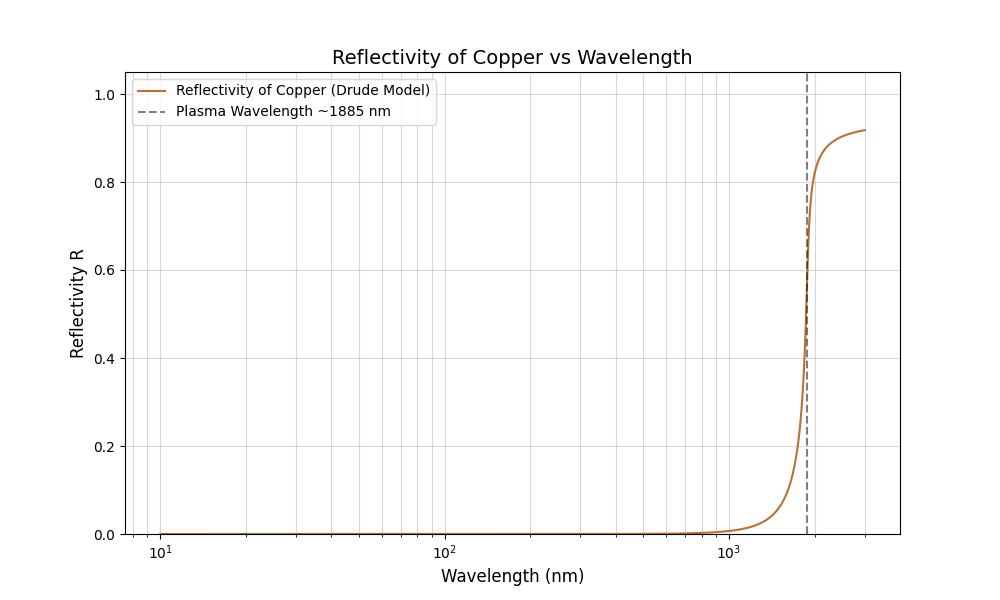

Source code (Python):
import numpy as np
import matplotlib.pyplot as plt

c = 3.0e8  
tau = 3.0e-14  
omega_p = 1.0e15  

wavelength_nm = np.linspace(10, 3000, 1000)
wavelength_m = wavelength_nm * 1.0e-9

omega = 2 * np.pi * c / wavelength_m

epsilon = 1 - (omega_p**2) / (omega * (omega + 1j / tau))

N = np.sqrt(epsilon)

R = np.abs((1 - N) / (1 + N))**2

plt.figure(figsize=(10, 6))
plt.plot(wavelength_nm, R, label='Reflectivity of Copper (Drude Model)', color='#b87333') 

lambda_p_nm = (2 * np.pi * c / omega_p) * 1e9
plt.axvline(x=lambda_p_nm, color='k', linestyle='--', alpha=0.5, label=f'Plasma Wavelength ~{lambda_p_nm:.0f} nm')

plt.xscale('log') 
plt.xlabel('Wavelength (nm)', fontsize=12)
plt.ylabel('Reflectivity R', fontsize=12)
plt.title('Reflectivity of Copper vs Wavelength', fontsize=14)
plt.grid(True, which="both", ls="-", alpha=0.5)
plt.legend()
plt.ylim(0, 1.05)

plt.show()
